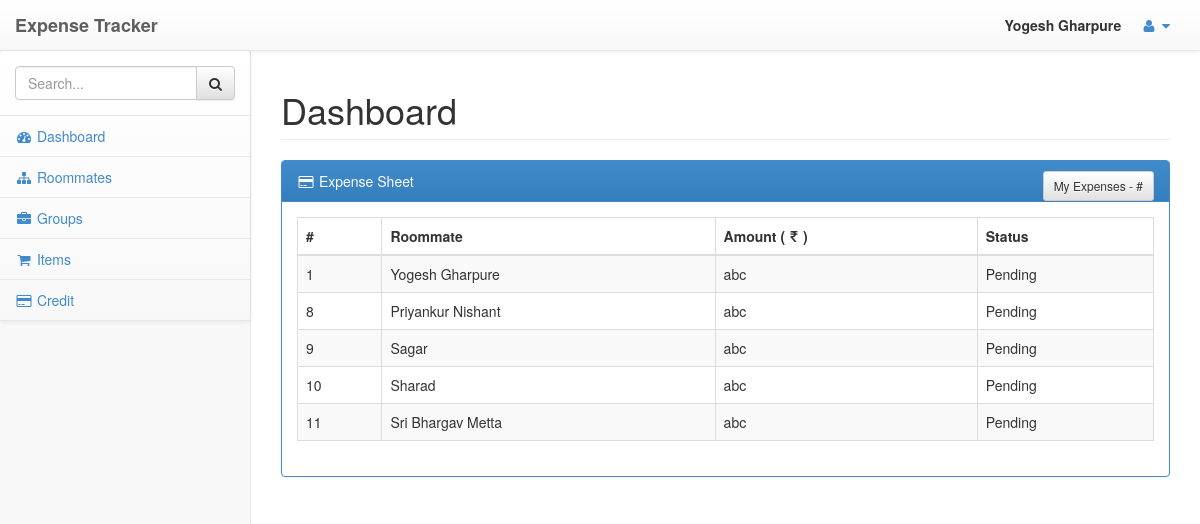
Page /administrator/dashboard.php (signed in) on the committed database.
### tables this page shows
CREATE TABLE IF NOT EXISTS `kzyroommates` (
  `kzy_RoommateId` int(10) unsigned NOT NULL AUTO_INCREMENT,
  `kzy_RoommateName` varchar(45) NOT NULL,
  `kzy_RoommateContactNumber` varchar(45) NOT NULL,
  `kzy_username` varchar(100) NOT NULL,
  `kzy_password` varchar(100) NOT NULL,
  `kzy_UserType` varchar(5) NOT NULL,
  PRIMARY KEY (`kzy_RoommateId`)
);

### config/db.php (called while the page is built, shortened)
<?php
function getConnection() {
    $conn = mysqli_connect('localhost', 'root', 'horcrux', 'expensetracker');
    return $conn;
}
?>

### administrator/model/roommatesModel.php (called while the page is built, shortened)
<?php
require_once $_SERVER['DOCUMENT_ROOT'] . '/ExpenseTracker/config/db.php';
class Roommates {
    private $roommateId;
    private $roommateName;
    function __construct() {
        $this->roommateId = 0;
        $this->roommateName = "";
    }
    function fillRoommateInfo($roommateId, $roommateName, $roommateContactNumber, $roommateUsername, $roommatePassword, $roommateUsertype) {
        $this->roommateId = $roommateId;
        $this->roommateName = $roommateName;
    }
    function get_roommateId() {
        return $this->roommateId;
    }
    function get_roommateName() {
        return $this->roommateName;
    }
}
function getAllRoommates() {
    $sql = "SELECT * FROM kzyroommates";
    $query = mysqli_query(getConnection(), $sql);
    $roommatesList = array();
    while ($row = mysqli_fetch_array($query)) {
        $roommate = new Roommates();
        $roommate->fillRoommateInfo($row['kzy_RoommateId'], $row['kzy_RoommateName'], $row['kzy_RoommateContactNumber'], $row['kzy_username'], $row['kzy_password'], $row['kzy_UserType']);
        array_push($roommatesList, $roommate);
    }
    return $roommatesList;
}
?>

### administrator/dashboard.php (the view, shortened to what this page needs)
<?php
include ('../templates/header.php');
include "./model/roommatesModel.php";
$roommatesList = getAllRoommates();
?>
<div id="page-wrapper">
    <div class="row">
        <div class="col-lg-12">
            <h1 class="page-header">Dashboard</h1>
        </div>
    </div>
    <div class="row">
        <div class="col-lg-12">
            <div class="panel panel-primary">
                <div class="panel-heading">
                    <i class="fa fa-credit-card fa-fw"></i> Expense Sheet
                    <div class="pull-right">
                        <button type="button" class="btn btn-default btn-sm dropdown" data-toggle="modal" data-target="#myModal">
                            My Expenses - #
                        </button>
                    </div>
                </div>
                <div class="panel-body">
                    <div class="table-responsive">
                        <table class="table table-striped table-bordered table-hover">
                            <thead>
                                <tr>
                                    <th>#</th>
                                    <th>Roommate</th>
                                    <th>Amount (<i class="fa fa-rupee fa-fw"></i>)</th>
                                    <th>Status</th>
                                </tr>
                            </thead>
                            <tbody>
                                <?php
                                foreach ($roommatesList as $roommate) {
                                    echo "<tr>";
                                    echo "<td>" . $roommate->get_roommateId() . "</td>";
                                    echo "<td>" . $roommate->get_roommateName() . "</td>";
                                    echo "<td>abc</td>";
                                    echo "<td>Pending</td>";
                                    echo "</tr>";
                                }
                                ?>
                            </tbody>
                        </table>
                    </div>
                </div>
            </div>
        </div>
    </div>
</div>
<?php include ('../templates/footer.php'); ?>

### css/sb-admin.css (style rules this page uses)
body { padding-top: 100px; background-color: #f8f8f8; }
@media (min-width:768px) { body { padding-top: 50px; } }
#page-wrapper { padding: 0 15px; min-height: 568px; background-color: #fff; }
@media (min-width:768px) { #page-wrapper { position: inherit; margin: 0 0 0 250px; padding: 0 30px; min-height: 1300px; border-left: 1px solid #e7e7e7; } }

### rows in the picture
kzyroommates: kzy_RoommateId "1", kzy_RoommateName "Yogesh Gharpure"
kzyroommates: kzy_RoommateId "8", kzy_RoommateName "Priyankur Nishant"
kzyroommates: kzy_RoommateId "9", kzy_RoommateName "Sagar"
kzyroommates: kzy_RoommateId "10", kzy_RoommateName "Sharad"
kzyroommates: kzy_RoommateId "11", kzy_RoommateName "Sri Bhargav Metta"

### other values in the picture
$usersName "Yogesh Gharpure"
